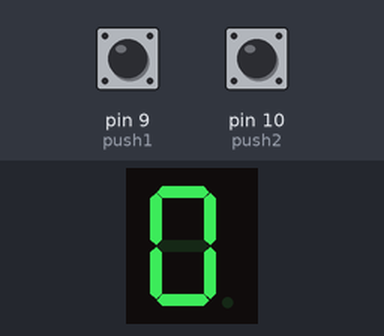
The sketch below on a simulated Arduino Uno, built with avr-gcc and run on an emulated ATmega328P. Parts: 1-digit seven-segment display. Wiring (inferred from the names in the program): 1-digit 7-segment display, segments lit when LOW: segments pin 2, pin 3, pin 4, pin 5, pin 6, pin 7, pin 8. The inputs (shaded band) are chosen by the test bench; at power-on: pin 9 (push1) LOW, pin 10 (push2) LOW. The segment pins are drawn as the display they are named for; what the sketch prints to the serial monitor is not drawn.

Above: at 1.2 s.
1.3 s: pin 9 (push1) pulled HIGH for 1 s
At 3.0 s:
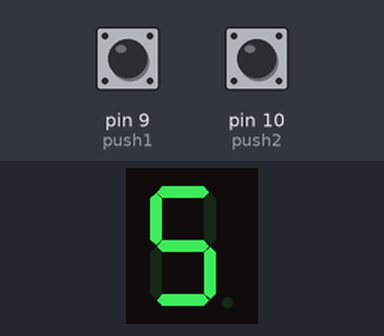
3.8 s: pin 9 (push1) pulled HIGH for 0.15 s
At 5.4 s:
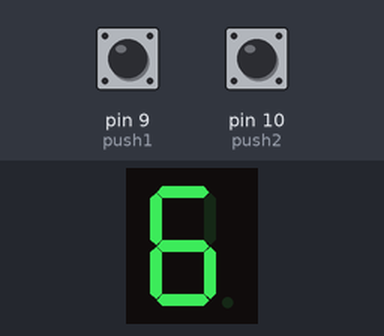
Timing chart, 0 to 6.9 s (numbered marks = the images above; inputs shaded):
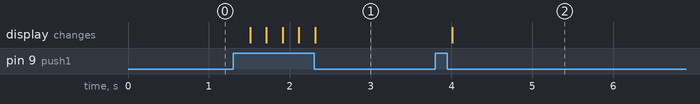

The sketch:

7segmentwithpushbutton.ino.ino
```cpp
int a=2;
int b=3;
int c=4;
int d=5;
int e=6;
int f=7;
int g=8;
int push1=9;
int push2=10;
int count=0;
 void setup() {
  for(int i=2;i<=8;i++)
  pinMode(i,OUTPUT);

  pinMode(push1,INPUT);
  pinMode(push2,INPUT);
  Serial.begin(9600);


}
void loop() {
  int value=digitalRead(9);
  int value1=digitalRead(10);
  Serial.println(value);
  Serial.println(value1);
  if(value==1){
   count++;
  delay(200);
  }
  if (value1==1)
{
  count--;
  delay(200);
  }

  if(count==0)
 {
  digitalWrite(a,0);
  digitalWrite(b,0);
  digitalWrite(c,0);
  digitalWrite(d,0);
  digitalWrite(e,0);
  digitalWrite(f,0);
  digitalWrite(g,1);
 }

  else if(count==1)
  {
  digitalWrite(a,1);
  digitalWrite(b,0);
  digitalWrite(c,0);
  digitalWrite(d,1);
  digitalWrite(e,1);
  digitalWrite(f,1);
  digitalWrite(g,1);


}
  else if(count==2)
  {
  digitalWrite(a,0);
  digitalWrite(b,0);
  digitalWrite(c,1);
  digitalWrite(d,0);
  digitalWrite(e,0);
  digitalWrite(f,1);
  digitalWrite(g,0);
  }
  else if(count==3)

  {
  digitalWrite(a,0);
  digitalWrite(b,0);
  digitalWrite(c,0);
  digitalWrite(d,0);
  digitalWrite(e,1);
  digitalWrite(f,1);
  digitalWrite(g,0);
 }
    else if (count==4)
    {
  digitalWrite(a,1);
  digitalWrite(b,0);
  digitalWrite(c,0);
  digitalWrite(d,1);
  digitalWrite(e,1);
  digitalWrite(f,0);
  digitalWrite(g,0);

 }
 else if(count==5)
 {
  digitalWrite(a,0);
  digitalWrite(b,1);
  digitalWrite(c,0);
  digitalWrite(d,0);
  digitalWrite(e,1);
  digitalWrite(f,0);
  digitalWrite(g,0);
 }
    else if(count==6)
    {
  digitalWrite(a,0);
  digitalWrite(b,1);
  digitalWrite(c,0);
  digitalWrite(d,0);
  digitalWrite(e,0);
  digitalWrite(f,0);
  digitalWrite(g,0);
 }
 else if(count==7)
 {
  digitalWrite(a,0);
  digitalWrite(b,0);
  digitalWrite(c,0);
  digitalWrite(d,1);
  digitalWrite(e,1);
  digitalWrite(f,1);
  digitalWrite(g,1);
 }
 else if(count==8)
 {
  digitalWrite(a,0);
  digitalWrite(b,0);
  digitalWrite(c,0);
  digitalWrite(d,0);
  digitalWrite(e,0);
  digitalWrite(f,0);
  digitalWrite(g,0);
 }


else if (count>8)
{
 count=0;
  }

}
```

Measured:
- after the input at 1.3 s, the display: first changes after 0.21 s (image 1 shows a later state)
- after the input at 3.8 s, the display: changes after 0.21 s (image 2)
